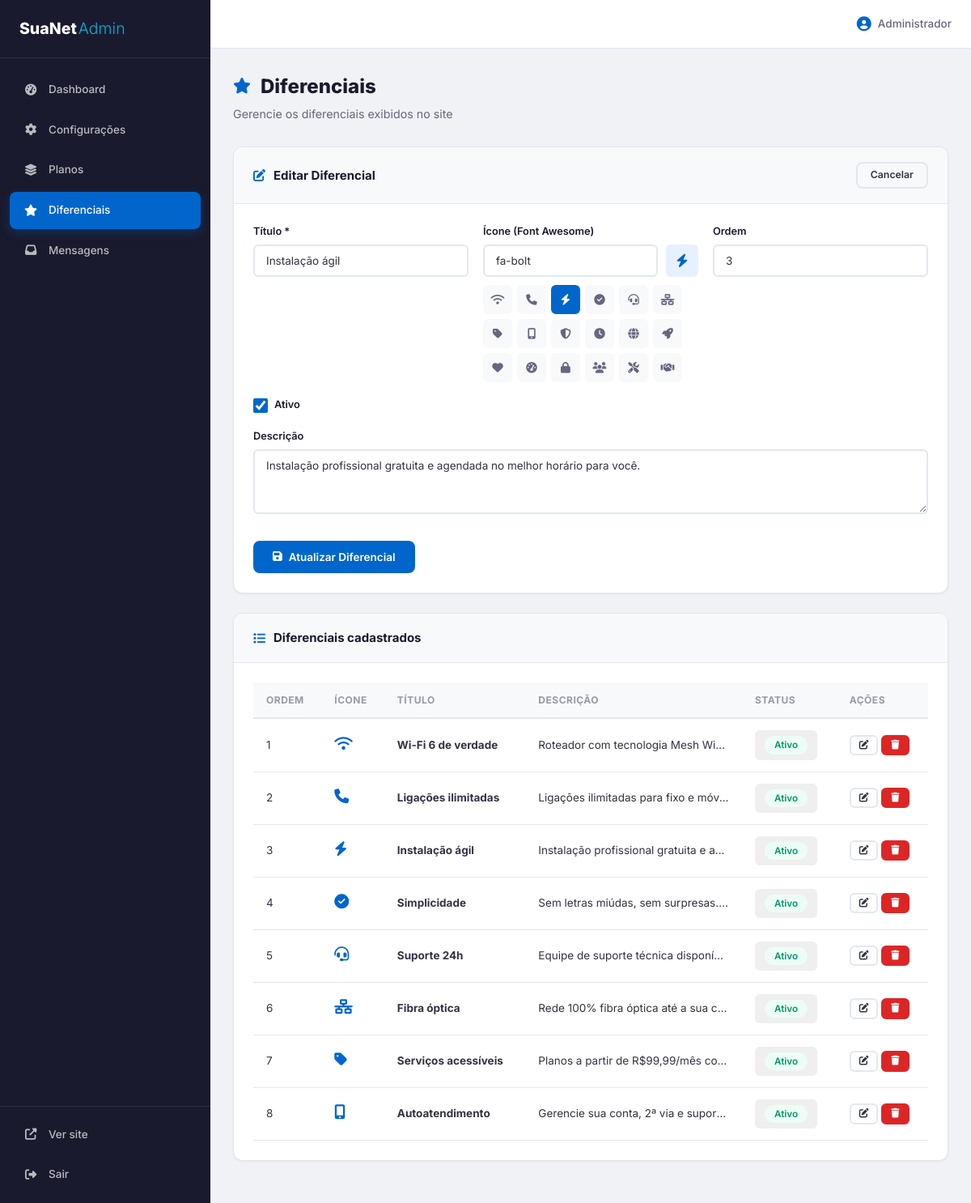
The page /admin/differentials.php?edit=3 (signed in) on the database its author committed.
### tables this page shows
CREATE TABLE `differentials` (
    `id` INT AUTO_INCREMENT PRIMARY KEY,
    `title` VARCHAR(200) NOT NULL,
    `description` TEXT,
    `icon` VARCHAR(100),
    `sort_order` INT DEFAULT 0,
    `active` TINYINT(1) DEFAULT 1,
    `created_at` TIMESTAMP DEFAULT CURRENT_TIMESTAMP
);

### admin/differentials.php (the view, shortened to what this page needs)
<?php
$db = getDB();
$edit_diff = null;
$differentials = $db->query("SELECT * FROM differentials ORDER BY sort_order ASC, id ASC")->fetchAll();
if (isset($_GET['edit'])) {
    $stmt = $db->prepare("SELECT * FROM differentials WHERE id = ?");
    $stmt->execute([intval($_GET['edit'])]);
    $edit_diff = $stmt->fetch();
}
$icon_suggestions = [
    'fa-wifi', 'fa-phone', 'fa-bolt', 'fa-check-circle', 'fa-headset',
    'fa-network-wired', 'fa-tag', 'fa-mobile-alt', 'fa-shield-alt',
    'fa-clock', 'fa-globe', 'fa-rocket', 'fa-heart', 'fa-tachometer-alt',
    'fa-lock', 'fa-users', 'fa-tools', 'fa-handshake'
];
include __DIR__ . '/includes/header.php';
?>
<div class="page-header">
    <h1><i class="fas fa-star"></i> Diferenciais</h1>
    <p>Gerencie os diferenciais exibidos no site</p>
</div>
<div class="card">
    <div class="card-header">
        <h3><i class="fas fa-<?= $edit_diff ? 'edit' : 'plus' ?>"></i> <?= $edit_diff ? 'Editar Diferencial' : 'Novo Diferencial' ?></h3>
        <?php if ($edit_diff): ?>
        <a href="differentials.php" class="btn btn-sm btn-outline">Cancelar</a>
        <?php endif; ?>
    </div>
    <div class="card-body">
        <form method="POST">
            <div class="form-grid">
                <div class="form-group">
                    <label>Título *</label>
                    <input type="text" name="title" value="<?= htmlspecialchars($edit_diff['title'] ?? '') ?>" required placeholder="Ex: Wi-Fi 6 de verdade">
                </div>
                <div class="form-group">
                    <label>Ícone (Font Awesome)</label>
                    <div class="icon-input-wrap">
                        <input type="text" name="icon" id="iconInput" value="<?= htmlspecialchars($edit_diff['icon'] ?? '') ?>" placeholder="Ex: fa-wifi">
                        <span class="icon-preview" id="iconPreview">
                            <?php if (!empty($edit_diff['icon'])): ?>
                            <i class="fas <?= htmlspecialchars($edit_diff['icon']) ?>"></i>
                            <?php endif; ?>
                        </span>
                    </div>
                    <div class="icon-suggestions">
                        <?php foreach ($icon_suggestions as $icon): ?>
                        <button type="button" class="icon-suggestion <?= ($edit_diff['icon'] ?? '') === $icon ? 'selected' : '' ?>" data-icon="<?= $icon ?>" title="<?= $icon ?>">
                            <i class="fas <?= $icon ?>"></i>
                        </button>
                        <?php endforeach; ?>
                    </div>
                </div>
                <div class="form-group">
                    <label>Ordem</label>
                    <input type="number" name="sort_order" value="<?= intval($edit_diff['sort_order'] ?? 0) ?>">
                </div>
                <div class="form-group form-group-checkbox">
                    <label>
                        <input type="checkbox" name="active" value="1" <?= ($edit_diff['active'] ?? 1) ? 'checked' : '' ?>>
                        Ativo
                    </label>
                </div>
            </div>
            <div class="form-group form-group-full">
                <label>Descrição</label>
                <textarea name="description" rows="3" placeholder="Descrição do diferencial"><?= htmlspecialchars($edit_diff['description'] ?? '') ?></textarea>
            </div>
            <div class="form-actions">
                <button type="submit" class="btn btn-primary">
                    <i class="fas fa-save"></i> <?= $edit_diff ? 'Atualizar' : 'Criar' ?> Diferencial
                </button>
            </div>
        </form>
    </div>
</div>
<div class="card">
    <div class="card-header">
        <h3><i class="fas fa-list"></i> Diferenciais cadastrados</h3>
    </div>
    <div class="card-body">
        <?php if (empty($differentials)): ?>
        <p class="empty-state">Nenhum diferencial cadastrado.</p>
        <?php else: ?>
        <div class="table-responsive">
            <table class="table">
                <thead>
                    <tr>
                        <th>Ordem</th>
                        <th>Ícone</th>
                        <th>Título</th>
                        <th>Descrição</th>
                        <th>Status</th>
                        <th>Ações</th>
                    </tr>
                </thead>
                <tbody>
                    <?php foreach ($differentials as $diff): ?>
                    <tr class="<?= $diff['active'] ? '' : 'inactive-row' ?>">
                        <td><?= $diff['sort_order'] ?></td>
                        <td><i class="fas <?= htmlspecialchars($diff['icon'] ?? '') ?>" style="font-size:1.2rem;color:var(--primary);"></i></td>
                        <td><strong><?= htmlspecialchars($diff['title']) ?></strong></td>
                        <td class="desc-cell"><?= htmlspecialchars(mb_substr($diff['description'] ?? '', 0, 80)) ?><?= mb_strlen($diff['description'] ?? '') > 80 ? '...' : '' ?></td>
                        <td>
                            <button class="btn btn-xs toggle-active" data-table="differentials" data-id="<?= $diff['id'] ?>" data-active="<?= $diff['active'] ?>">
                                <?php if ($diff['active']): ?>
                                <span class="status-badge status-active">Ativo</span>
                                <?php else: ?>
                                <span class="status-badge status-inactive">Inativo</span>
                                <?php endif; ?>
                            </button>
                        </td>
                        <td>
                            <a href="differentials.php?edit=<?= $diff['id'] ?>" class="btn btn-xs btn-outline" title="Editar">
                                <i class="fas fa-edit"></i>
                            </a>
                            <button class="btn btn-xs btn-danger delete-item" data-table="differentials" data-id="<?= $diff['id'] ?>" title="Excluir">
                                <i class="fas fa-trash"></i>
                            </button>
                        </td>
                    </tr>
                    <?php endforeach; ?>
                </tbody>
            </table>
        </div>
        <?php endif; ?>
    </div>
</div>
<?php include __DIR__ . '/includes/footer.php'; ?>

### rows shown on the page
differentials: title "Instalação ágil", icon "fa-bolt", sort_order "3", active "☑", description "Instalação profissional gratuita e agendada no melhor horário para você.", description "Instalação profissional gratuita e a…", shows "Ativo"
differentials: sort_order "1", title "Wi-Fi 6 de verdade", description "Roteador com tecnologia Mesh Wi…", active "Ativo"
differentials: sort_order "2", title "Ligações ilimitadas", description "Ligações ilimitadas para fixo e móv…", active "Ativo"
differentials: sort_order "4", title "Simplicidade", description "Sem letras miúdas, sem surpresas.…", active "Ativo"
differentials: sort_order "5", title "Suporte 24h", description "Equipe de suporte técnica disponív…", active "Ativo"
differentials: sort_order "6", title "Fibra óptica", description "Rede 100% fibra óptica até a sua c…", active "Ativo"
differentials: sort_order "7", title "Serviços acessíveis", description "Planos a partir de R$99,99/mês co…", active "Ativo"
differentials: sort_order "8", title "Autoatendimento", description "Gerencie sua conta, 2ª via e supor…", active "Ativo"

### other values the page prints
$admin_user['full_name'] "Administrador"
